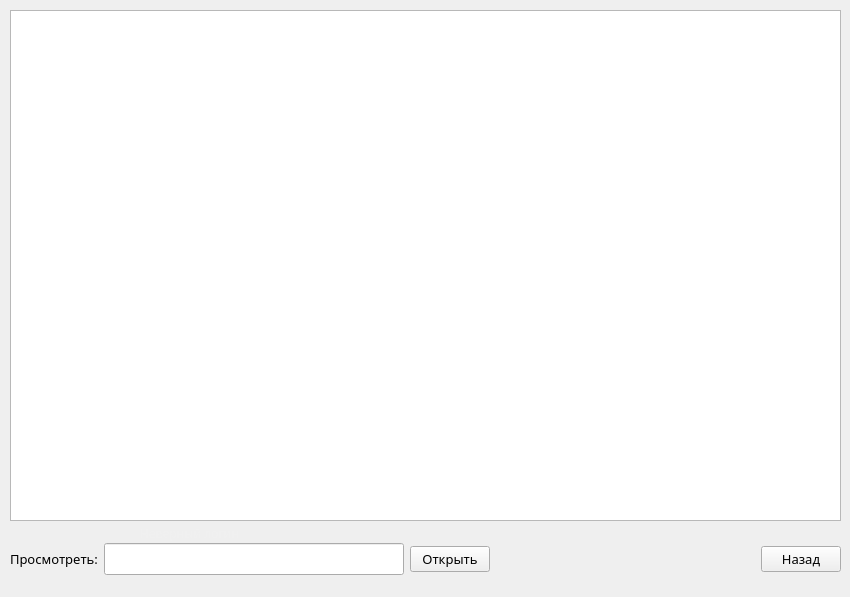
    <widget class="QWidget" name="adminMyRepres">
     <widget class="QWidget" name="layoutWidget_6">
      <property name="geometry">
       <rect>
        <x>10</x>
        <y>530</y>
        <width>831</width>
        <height>58</height>
       </rect>
      </property>
      <layout class="QHBoxLayout" name="horizontalLayout_13">
       <item>
        <widget class="QLabel" name="adminMyRepresShowLabel">
         <property name="font">
          <font>
           <family>Century Gothic</family>
           <pointsize>10</pointsize>
          </font>
         </property>
         <property name="text">
          <string>Просмотреть:</string>
         </property>
        </widget>
       </item>
       <item>
        <widget class="QLineEdit" name="adminMyRepresLoginLineEdit">
         <property name="minimumSize">
          <size>
           <width>300</width>
           <height>0</height>
          </size>
         </property>
         <property name="maximumSize">
          <size>
           <width>16777215</width>
           <height>32</height>
          </size>
         </property>
         <property name="font">
          <font>
           <family>Century Gothic</family>
           <pointsize>10</pointsize>
          </font>
         </property>
        </widget>
       </item>
       <item>
        <widget class="QPushButton" name="adminMyRepresOpenButton">
         <property name="font">
          <font>
           <family>Century Gothic</family>
           <pointsize>10</pointsize>
          </font>
         </property>
         <property name="text">
          <string>Открыть</string>
         </property>
        </widget>
       </item>
       <item>
        <spacer name="horizontalSpacer_4">
         <property name="orientation">
          <enum>Qt::Horizontal</enum>
         </property>
         <property name="sizeHint" stdset="0">
          <size>
           <width>40</width>
           <height>20</height>
          </size>
         </property>
        </spacer>
       </item>
       <item>
        <widget class="QPushButton" name="adminMyRepresBackButton">
         <property name="font">
          <font>
           <family>Century Gothic</family>
           <pointsize>10</pointsize>
          </font>
         </property>
         <property name="text">
          <string>Назад</string>
         </property>
        </widget>
       </item>
      </layout>
     </widget>
     <widget class="QTableView" name="adminMyRepresTableView">
      <property name="geometry">
       <rect>
        <x>10</x>
        <y>10</y>
        <width>831</width>
        <height>511</height>
       </rect>
      </property>
     </widget>
     <widget class="QLabel" name="adminMyRepresMistakeLabel">
      <property name="geometry">
       <rect>
        <x>140</x>
        <y>525</y>
        <width>301</width>
        <height>16</height>
       </rect>
      </property>
      <property name="font">
       <font>
        <family>Century Gothic</family>
       </font>
      </property>
      <property name="styleSheet">
       <string notr="true">color: rgb(240, 240, 240)</string>
      </property>
      <property name="text">
       <string>Неверный логин</string>
      </property>
     </widget>
    </widget>
